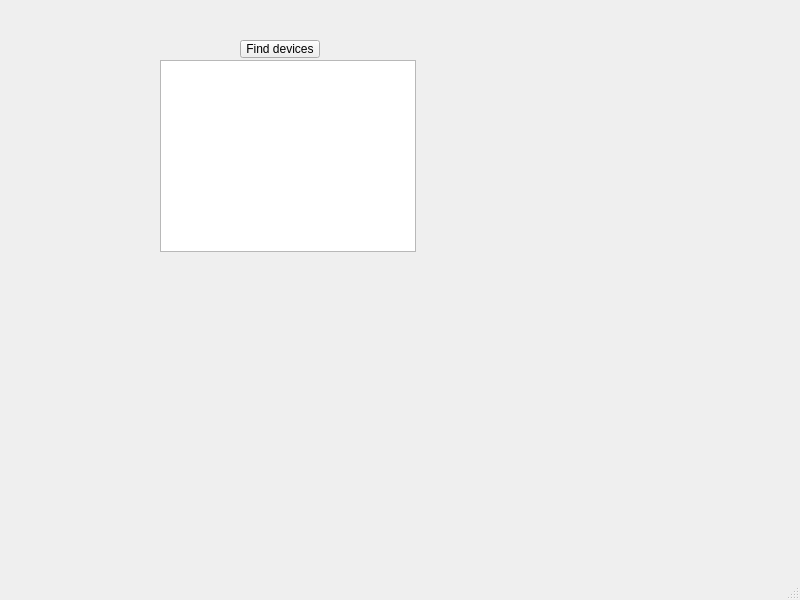
<?xml version="1.0" encoding="UTF-8"?>
<ui version="4.0">
 <class>MainWindow</class>
 <widget class="QMainWindow" name="MainWindow">
  <property name="geometry">
   <rect>
    <x>0</x>
    <y>0</y>
    <width>800</width>
    <height>600</height>
   </rect>
  </property>
  <property name="windowTitle">
   <string>MainWindow</string>
  </property>
  <widget class="QWidget" name="centralwidget">
   <widget class="QPushButton" name="pushButton">
    <property name="geometry">
     <rect>
      <x>240</x>
      <y>40</y>
      <width>80</width>
      <height>18</height>
     </rect>
    </property>
    <property name="text">
     <string>Find devices</string>
    </property>
   </widget>
   <widget class="QListView" name="listView">
    <property name="geometry">
     <rect>
      <x>160</x>
      <y>60</y>
      <width>256</width>
      <height>192</height>
     </rect>
    </property>
   </widget>
  </widget>
  <widget class="QMenuBar" name="menubar">
   <property name="geometry">
    <rect>
     <x>0</x>
     <y>0</y>
     <width>800</width>
     <height>17</height>
    </rect>
   </property>
  </widget>
  <widget class="QStatusBar" name="statusbar"/>
 </widget>
 <resources/>
 <connections/>
</ui>
